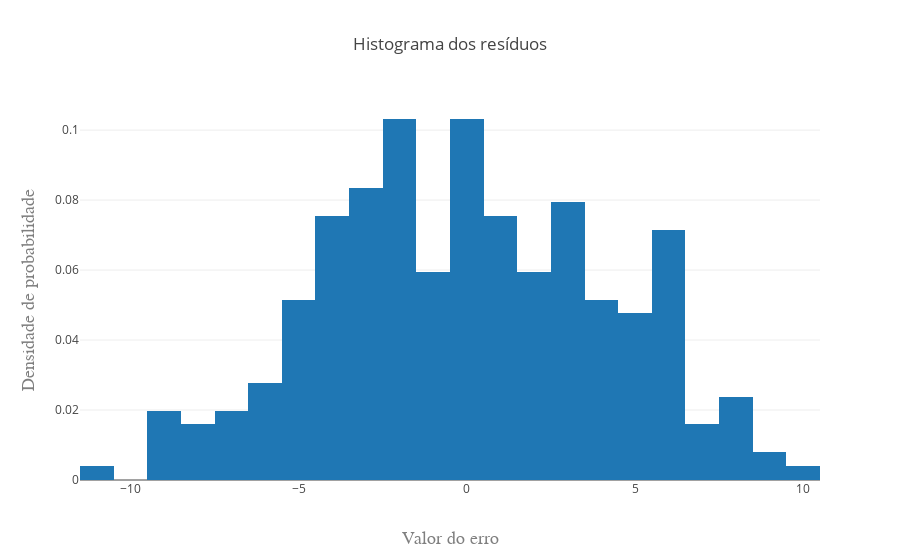
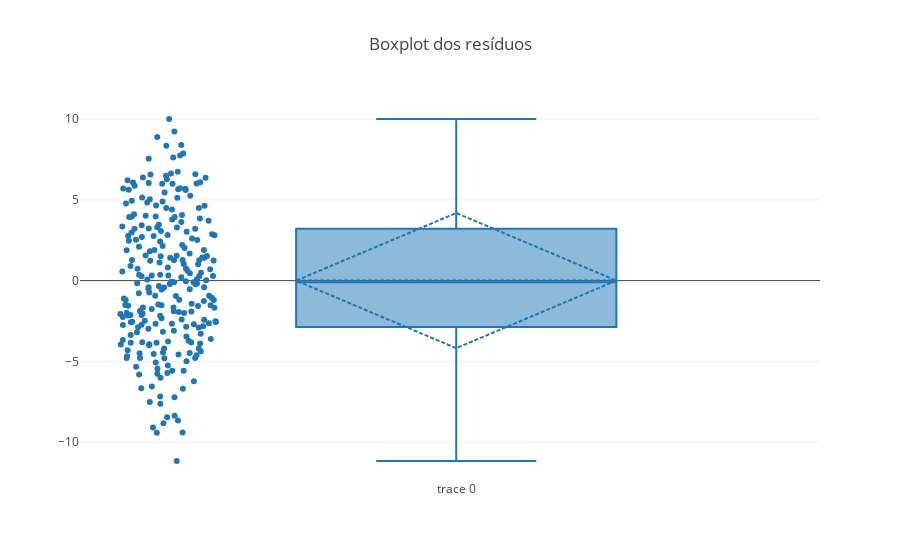

Here is the notebook cell these charts were saved with, in order:
### Markdown cell above
Devido à dificuldade em analisar visualmente um modelo com 13 variáveis de entrada, a metodologia adotada para validar o modelo foi:
  * Cálculo do Coeficiente de Determinação ($R^2$);
  * Análise do Histograma dos resíduos com teste de hipótese de Shapiro-Wilk para normalidade;
  * Análise do Boxplot dos resíduos para identificação de possíveis outliers;
  * Análise de sensibilidade do modelo aos outliers.
  
O código abaixo foi utlizado para gerar o histograma e boxplot dos resíduos assim como calcular o valor de $R^2$ e aplicar o teste de Shapiro-Wilk:

### Code cell
import plotly.offline as plt
import plotly.graph_objs as go
from scipy import stats

plt.init_notebook_mode(connected=True) # habilitando plot dentro do jupyter notebook

# Função que calcula o R2
def r2(y, e_vec):
    y_mean = np.mean(y)
        
    SQ_e = np.dot(np.transpose(e_vec), e_vec)          # sum of squared errors
    S_yy = sum([(y_i - y_mean)**2 for y_i in y]) # sum of errors for naive predictor

    R2 = 1 - SQ_e/S_yy
    return R2

def plotHistogram(e_vec):
    # Histograma dos resíduos
    data = [go.Histogram(
        x=e_vec,
        histnorm="probability density",
    )]

    titlefont=dict(family='Courier New, monospace', size=18, color='#7f7f7f')
    layoutHist = go.Layout(
        title='Histograma dos resíduos',
        xaxis=dict(title='Valor do erro', titlefont=titlefont),
        yaxis=dict(title='Densidade de probabilidade', titlefont=titlefont)
    )

    fig = go.Figure(data=data, layout=layoutHist)
    plt.iplot(fig)

# Boxplot dos resíduos
def plotBoxplot(e_vec):
    data = [
        go.Box(
            y= e_vec,
            boxpoints='all',
            boxmean='sd',
            jitter=0.3,
            pointpos=-1.8
        )
    ]
    
    layoutBoxplot = go.Layout(title="Boxplot dos resíduos")

    fig = go.Figure(data=data, layout=layoutBoxplot)
    plt.iplot(fig)

# criando a matriz X_normal em função do dataframe x_normal
n = len(y_data)
ones = np.ones((n, 1))
X_normal = np.concatenate((ones, x_normal.values), axis=1)

y_pred = np.dot(X_normal, a)
e_vec = np.subtract(y_data.values, y_pred)
e_vec = e_vec.transpose()[0]



plotHistogram(e_vec)
plotBoxplot(e_vec)
R2 = r2(y_data.values, e_vec)
print("R2: {}".format(R2[0]))
print("P-value: {}".format(stats.shapiro(e_vec)[1]))

### Figure 1 — Plotly figure (JSON) as saved in the notebook; plotly's stock layout.template omitted (floating-point values rounded to 4 significant figures; data arrays with more than 128 entries replaced by an {"elided": "..."} marker saying what was removed)
{"data": [{"histnorm": "probability density", "type": "histogram", "uid": "1ba880ac-a1e2-11e8-84a2-d05349f0ce53", "x": {"elided": "252 float values"}}], "layout": {"title": "Histograma dos resíduos", "xaxis": {"title": "Valor do erro", "titlefont": {"color": "#7f7f7f", "family": "Courier New, monospace", "size": 18}}, "yaxis": {"title": "Densidade de probabilidade", "titlefont": {"color": "#7f7f7f", "family": "Courier New, monospace", "size": 18}}}}

### Figure 2 — Plotly figure (JSON) as saved in the notebook; plotly's stock layout.template omitted (floating-point values rounded to 4 significant figures; data arrays with more than 128 entries replaced by an {"elided": "..."} marker saying what was removed)
{"data": [{"boxmean": "sd", "boxpoints": "all", "jitter": 0.3, "pointpos": -1.8, "type": "box", "uid": "1ba880ad-a1e2-11e8-84a2-d05349f0ce53", "y": {"elided": "252 float values"}}], "layout": {"title": "Boxplot dos resíduos"}}
